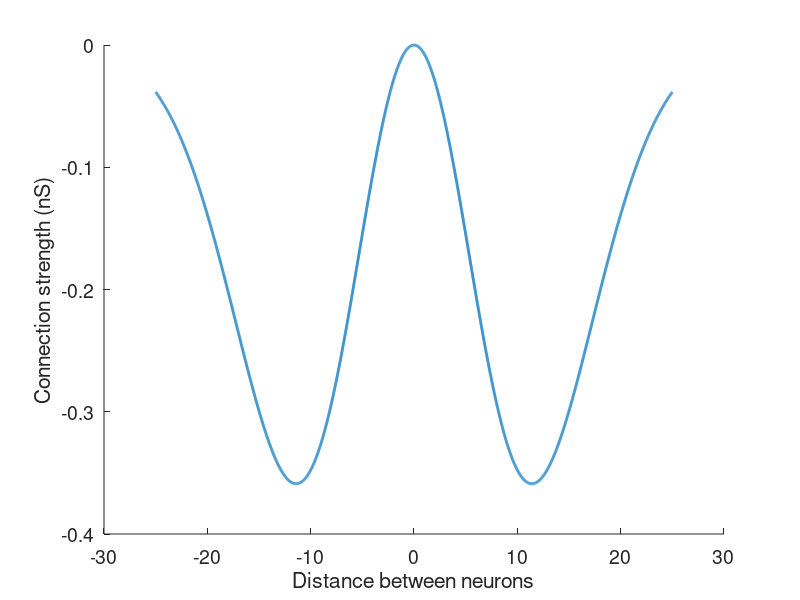

The MATLAB script that drew this image: (Note: this script raises an error after producing the figure.)
a = 1;
connMult = 20;

abs_x = -25:0.01:25;


fontSize = 14;
%close all;
figure('Position', [878 452 600 350]);

subplot(1, 1, 1, 'FontSize', fontSize);

lam = [20];

for l_it = 1:numel(lam)
    lambda = lam(l_it);
    beta = 3/lambda^2; gamma = 1.05*beta;

    fun = a*exp(-gamma*abs_x.^2) - exp(-beta*abs_x.^2);
    hold all;
    plot(abs_x, connMult * fun, 'LineWidth', 2);
end

xlabel('Distance between neurons');
ylabel('Connection strength (nS)');

legend(...
    ['\lambda_{net} = ' num2str(lam(1))], ...
    ['\lambda_{net} = ' num2str(lam(2))]);

legend1 = legend(gca(),'show');
set(legend1,'Position',[0.6457 0.1672 0.2312 0.2038]);



%set(gcf,'PaperPositionMode','auto');
%print('-depsc2', '../../thesis/src/fig/connectivityFunction.eps');